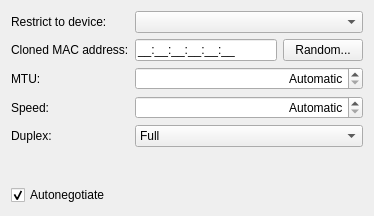
<?xml version="1.0" encoding="UTF-8"?>
<ui version="4.0">
 <class>WiredConnectionWidget</class>
 <widget class="QWidget" name="WiredConnectionWidget">
  <property name="geometry">
   <rect>
    <x>0</x>
    <y>0</y>
    <width>374</width>
    <height>216</height>
   </rect>
  </property>
  <layout class="QFormLayout" name="formLayout">
   <property name="fieldGrowthPolicy">
    <enum>QFormLayout::ExpandingFieldsGrow</enum>
   </property>
   <item row="0" column="0">
    <widget class="QLabel" name="label">
     <property name="text">
      <string>Restrict to device:</string>
     </property>
     <property name="buddy">
      <cstring>macAddress</cstring>
     </property>
    </widget>
   </item>
   <item row="0" column="1">
    <widget class="HwAddrComboBox" name="macAddress">
     <property name="sizePolicy">
      <sizepolicy hsizetype="MinimumExpanding" vsizetype="Fixed">
       <horstretch>0</horstretch>
       <verstretch>0</verstretch>
      </sizepolicy>
     </property>
    </widget>
   </item>
   <item row="1" column="0">
    <widget class="QLabel" name="label_2">
     <property name="text">
      <string>Cloned MAC address:</string>
     </property>
     <property name="buddy">
      <cstring>clonedMacAddress</cstring>
     </property>
    </widget>
   </item>
   <item row="1" column="1">
    <layout class="QHBoxLayout" name="horizontalLayout">
     <item>
      <widget class="KLineEdit" name="clonedMacAddress">
       <property name="sizePolicy">
        <sizepolicy hsizetype="MinimumExpanding" vsizetype="Fixed">
         <horstretch>0</horstretch>
         <verstretch>0</verstretch>
        </sizepolicy>
       </property>
       <property name="inputMask">
        <string notr="true">HH:HH:HH:HH:HH:HH;_</string>
       </property>
       <property name="alignment">
        <set>Qt::AlignLeading|Qt::AlignLeft|Qt::AlignVCenter</set>
       </property>
      </widget>
     </item>
     <item>
      <widget class="QPushButton" name="btnRandomMacAddr">
       <property name="text">
        <string>Random...</string>
       </property>
      </widget>
     </item>
    </layout>
   </item>
   <item row="2" column="0">
    <widget class="QLabel" name="label_3">
     <property name="text">
      <string>MTU:</string>
     </property>
     <property name="buddy">
      <cstring>mtu</cstring>
     </property>
    </widget>
   </item>
   <item row="2" column="1">
    <widget class="KIntSpinBox" name="mtu">
     <property name="sizePolicy">
      <sizepolicy hsizetype="MinimumExpanding" vsizetype="Fixed">
       <horstretch>0</horstretch>
       <verstretch>0</verstretch>
      </sizepolicy>
     </property>
     <property name="alignment">
      <set>Qt::AlignRight|Qt::AlignTrailing|Qt::AlignVCenter</set>
     </property>
     <property name="specialValueText">
      <string>Automatic</string>
     </property>
     <property name="suffix">
      <string> bytes</string>
     </property>
     <property name="maximum">
      <number>9999</number>
     </property>
    </widget>
   </item>
   <item row="3" column="0">
    <widget class="QLabel" name="speedLabel">
     <property name="text">
      <string>Speed:</string>
     </property>
     <property name="buddy">
      <cstring>speed</cstring>
     </property>
    </widget>
   </item>
   <item row="3" column="1">
    <widget class="KIntSpinBox" name="speed">
     <property name="sizePolicy">
      <sizepolicy hsizetype="MinimumExpanding" vsizetype="Fixed">
       <horstretch>0</horstretch>
       <verstretch>0</verstretch>
      </sizepolicy>
     </property>
     <property name="alignment">
      <set>Qt::AlignRight|Qt::AlignTrailing|Qt::AlignVCenter</set>
     </property>
     <property name="specialValueText">
      <string>Automatic</string>
     </property>
     <property name="suffix">
      <string> Mbit/s</string>
     </property>
     <property name="maximum">
      <number>9999</number>
     </property>
    </widget>
   </item>
   <item row="4" column="0">
    <widget class="QLabel" name="duplexLabel">
     <property name="text">
      <string>Duplex:</string>
     </property>
     <property name="buddy">
      <cstring>duplex</cstring>
     </property>
    </widget>
   </item>
   <item row="4" column="1">
    <widget class="KComboBox" name="duplex">
     <property name="sizePolicy">
      <sizepolicy hsizetype="MinimumExpanding" vsizetype="Fixed">
       <horstretch>0</horstretch>
       <verstretch>0</verstretch>
      </sizepolicy>
     </property>
     <item>
      <property name="text">
       <string>Full</string>
      </property>
     </item>
     <item>
      <property name="text">
       <string>Half</string>
      </property>
     </item>
    </widget>
   </item>
   <item row="6" column="0">
    <widget class="QCheckBox" name="autonegotiate">
     <property name="sizePolicy">
      <sizepolicy hsizetype="MinimumExpanding" vsizetype="Fixed">
       <horstretch>0</horstretch>
       <verstretch>0</verstretch>
      </sizepolicy>
     </property>
     <property name="text">
      <string>Autonegotiate</string>
     </property>
     <property name="checked">
      <bool>true</bool>
     </property>
     <property name="tristate">
      <bool>false</bool>
     </property>
    </widget>
   </item>
   <item row="5" column="0">
    <spacer name="verticalSpacer">
     <property name="orientation">
      <enum>Qt::Vertical</enum>
     </property>
     <property name="sizeHint" stdset="0">
      <size>
       <width>20</width>
       <height>40</height>
      </size>
     </property>
    </spacer>
   </item>
  </layout>
 </widget>
 <customwidgets>
  <customwidget>
   <class>KComboBox</class>
   <extends>QComboBox</extends>
   <header>kcombobox.h</header>
  </customwidget>
  <customwidget>
   <class>KLineEdit</class>
   <extends>QLineEdit</extends>
   <header>klineedit.h</header>
  </customwidget>
  <customwidget>
   <class>KIntSpinBox</class>
   <extends>QSpinBox</extends>
   <header>knuminput.h</header>
  </customwidget>
  <customwidget>
   <class>HwAddrComboBox</class>
   <extends>QComboBox</extends>
   <header>hwaddrcombobox.h</header>
  </customwidget>
 </customwidgets>
 <tabstops>
  <tabstop>macAddress</tabstop>
  <tabstop>clonedMacAddress</tabstop>
  <tabstop>btnRandomMacAddr</tabstop>
  <tabstop>mtu</tabstop>
  <tabstop>speed</tabstop>
  <tabstop>duplex</tabstop>
 </tabstops>
 <resources/>
 <connections>
  <connection>
   <sender>autonegotiate</sender>
   <signal>toggled(bool)</signal>
   <receiver>speedLabel</receiver>
   <slot>setHidden(bool)</slot>
   <hints>
    <hint type="sourcelabel">
     <x>80</x>
     <y>290</y>
    </hint>
    <hint type="destinationlabel">
     <x>81</x>
     <y>117</y>
    </hint>
   </hints>
  </connection>
  <connection>
   <sender>autonegotiate</sender>
   <signal>toggled(bool)</signal>
   <receiver>speed</receiver>
   <slot>setHidden(bool)</slot>
   <hints>
    <hint type="sourcelabel">
     <x>80</x>
     <y>290</y>
    </hint>
    <hint type="destinationlabel">
     <x>245</x>
     <y>118</y>
    </hint>
   </hints>
  </connection>
  <connection>
   <sender>autonegotiate</sender>
   <signal>toggled(bool)</signal>
   <receiver>duplexLabel</receiver>
   <slot>setHidden(bool)</slot>
   <hints>
    <hint type="sourcelabel">
     <x>80</x>
     <y>290</y>
    </hint>
    <hint type="destinationlabel">
     <x>81</x>
     <y>147</y>
    </hint>
   </hints>
  </connection>
  <connection>
   <sender>autonegotiate</sender>
   <signal>toggled(bool)</signal>
   <receiver>duplex</receiver>
   <slot>setHidden(bool)</slot>
   <hints>
    <hint type="sourcelabel">
     <x>80</x>
     <y>290</y>
    </hint>
    <hint type="destinationlabel">
     <x>298</x>
     <y>143</y>
    </hint>
   </hints>
  </connection>
 </connections>
</ui>
